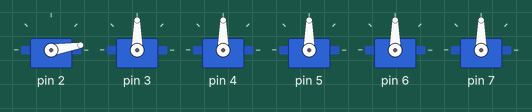
Recording of a sketch running on a simulated Arduino Uno, built with avr-gcc and run on an emulated ATmega328P. On the bench: 6 × servo.

Above: at 0.15 s.
At 4.97 s:
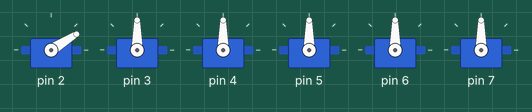
At 10.1 s:
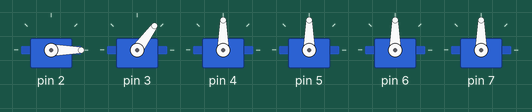
At 19.75 s:
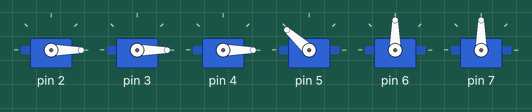
At 29.7 s:
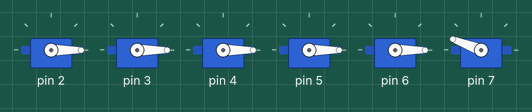
At 39.65 s:
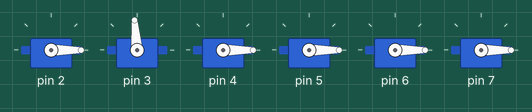
Timing chart, 0 to 40.0 s (numbered marks = the images above):
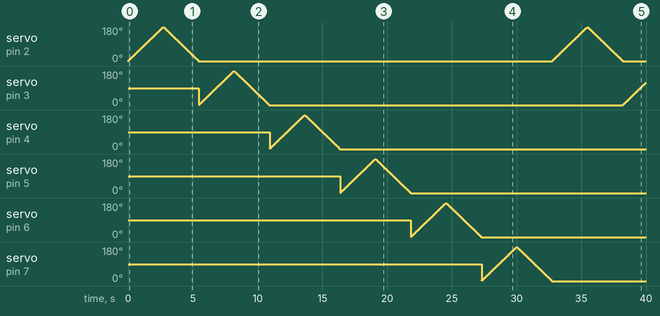

The sketch:

servo_6.ino
```cpp
/*
   Sweep

   modified version to run 6 servos
*/

#include <Servo.h>

// create servo object to control a servo
Servo myservo[6];
// twelve servo objects can be created on most boards

int pos = 0;    // variable to store the servo position

void setup()
{
  // attaches the servo on pin 9 to the servo object
  for (int i = 2; i < 8; i++)
    myservo[i - 2].attach(i);
}

void loop()
{
  for (int i = 0; i < 6; i++)
  {
    // goes from 0 degrees to 180 degrees
    for (pos = 0; pos <= 180; pos += 1)
    {
      // in steps of 1 degree
      myservo[i].write(pos);              // tell servo to go to position in variable 'pos'
      delay(15);                       // waits 15ms for the servo to reach the position
    }
    // goes from 180 degrees to 0 degrees
    for (pos = 180; pos >= 0; pos -= 1)
    {
      myservo[i].write(pos);              // tell servo to go to position in variable 'pos'
      delay(15);                       // waits 15ms for the servo to reach the position
    }
  }
}
```
